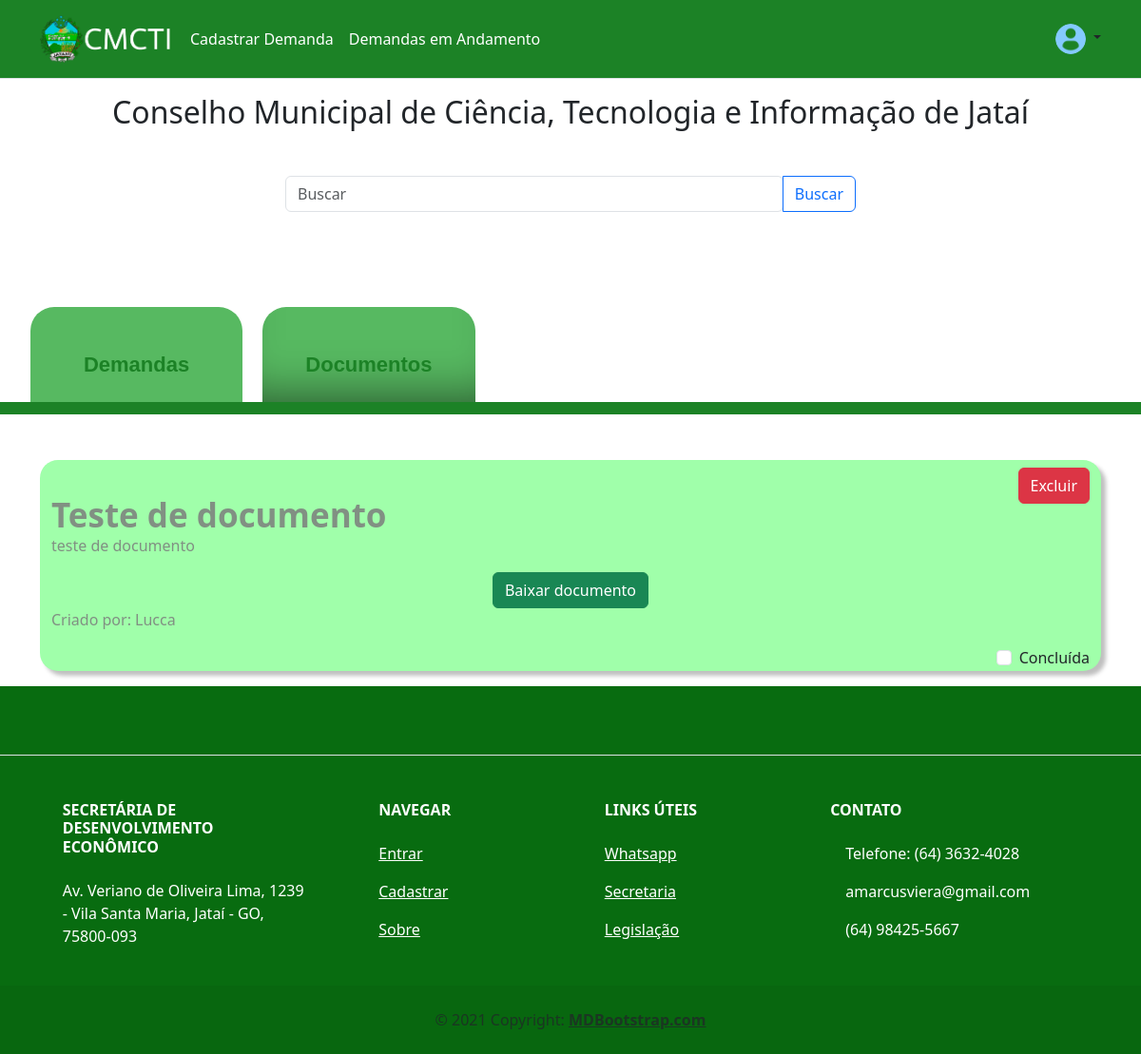
Page /documentos (signed in) on the committed database.
### register/models.py (models this page shows, shortened)
class CustomUser(AbstractUser):
    email = models.EmailField(unique=True)

class Profile(models.Model):
    user = models.OneToOneField(CustomUser, on_delete=models.CASCADE)
    profile_image = models.ImageField(default='profile.png', upload_to='users', null=True, blank=True)

### home/models.py (models this page shows, shortened)
class Demanda(models.Model):
    titulo = models.CharField(max_length=300, blank=False, null=False)
    tipo = models.CharField(choices=TIPOS, blank=False, null=False, max_length=50)
    descricao = models.TextField(blank=False, null=False)
    prazo = models.DateField(blank=True, null=True)
    documento = models.FileField(blank=True, upload_to='documentos/', null=True)
    criado_por = models.ManyToManyField(CustomUser)
    concluida = models.BooleanField(blank=True, null=True, default=False)

### home/views.py (the view)
# urls.py: path('documentos', views.documentosView, name="documentos"),
@login_required(login_url='/entrar')
def documentosView(request):
    demandas = Demanda.objects.all()
    return render(request, 'pages/verDocumentos.html', {'demandas':demandas})

### home/templates/pages/verDocumentos.html (shortened to what this page needs)
{% extends 'base.html' %}
{% block content %}
<form method="get">
    <div class="input-group mt-5" style="width: 50%;">
            <input type="text" name="search" class="form-control rounded" placeholder="Buscar" aria-label="Search" />
            <button type="submit" class="btn btn-outline-primary">Buscar</button>
    </div>
</form>
<div class="container infra">
    <div class="row">
        <div class="col opcoes">
            <div id="ddos2" class="ddos2" onclick="change(1)">
                <a style="text-decoration: none;" href="/demandas"><h1 class="text-center">Demandas</h1></a>
            </div>
            <div id="rede2" class="rede2" onclick="change(2)">
                <a style="text-decoration: none;" href="/documentos"><h1 class="text-center">Documentos</h1></a>
            </div>
        </div>
    </div>
</div>
<div id="line"></div>
<div class="container text-center">
    {% for demanda in demandas %}
        {% if demanda.tipo == 'Documento' %}
            <div class="container container-demandas mb-3 mt-5">
                {% if request.user.is_staff %}
                    <form style="display: flex;
                    justify-content: flex-end; padding-top: 0.5rem;" action="{{demanda.tipo}}/deletar/{{demanda.id}}" method="post">
                        <button class="btn btn-danger">Excluir</button>
                    </form>
                    {% endif %}
                <h3 class="">{{demanda.titulo}}</h3>
                <p>{{demanda.descricao}}</p>
                <a href="{{demanda.documento.url}}" download="{{demanda.documento.url}}">
                    <button class="btn btn-success">Baixar documento</button>
                </a>
                <p>Criado por: {% for criador in demanda.criado_por.all %} {{criador}} {% endfor %} </p>
                {% if request.user.is_staff %}
                    {% if demanda.concluida == True %}
                    <div class="form-check" style="display: flex;
                    justify-content: flex-end;">
                        <input class="form-check-input" type="checkbox" value="" id="concluida" name="concluida" checked disabled>
                        <label class="form-check-label" for="concluida">
                            Concluída
                        </label>
                    </div>
                    {% else %}
                        <form action="demanda/{{demanda.id}}" id="checkConcluida" method="post" style="display: flex;
                        justify-content: flex-end;">
                            <div class="form-check">
                                <input class="form-check-input" type="checkbox" value="" id="concluida" name="concluida" onclick="document.getElementById('checkConcluida').submit();">
                                <label class="form-check-label" for="concluida">
                                    Concluída
                                </label>
                            </div>
                        </form>
                    {% endif %}
            {% endif %}
        </div>
        {% endif %}
        {% empty %}
            <h1 class="text-center">Nenhuma demanda cadastrada ainda.</h1>
    {% endfor %}
</div>
{% endblock %}

### home/templates/base.html (shortened to what this page needs)
{% load static %}
<!DOCTYPE html>
<html lang="en">
<head>
    <link rel="stylesheet" href="{% static 'css/base.css' %}">
    <link rel="stylesheet" href="{% static 'css/home.css' %}">
    <link rel="stylesheet" href="{% static 'css/verDemandas.css' %}">
    <link rel="stylesheet" href="{% static 'css/verDocumentos.css' %}">
    <link rel="stylesheet" href="{% static 'css/perfil.css' %}">
    <link rel="stylesheet" href="{% static 'css/register.css' %}">
    <link rel="stylesheet" href="{% static 'css/usuarios.css' %}">
    <link href="https://cdn.jsdelivr.net/npm/bootstrap@5.3.0-alpha1/dist/css/bootstrap.min.css" rel="stylesheet">
</head>
<body>
    <header style="background-color: #1C8226;" class="p-3 mb-3 border-bottom">
        <div class="container">
            <div class="d-flex flex-wrap align-items-center justify-content-center justify-content-lg-start">
            <a href="/" class="d-flex align-items-center mb-2 mb-lg-0 text-dark text-decoration-none">
                <img width="150" height="50" src="{% static 'img/pref-CERTO.png' %}" alt=""><use xlink:href="#bootstrap"></use></svg>
            </a>
            <ul class="nav col-12 col-lg-auto me-lg-auto mb-2 justify-content-center mb-md-0">
                <li><a style="color: white;" href="/" class="nav-link px-2 ">Cadastrar Demanda</a></li>
                <li><a style="color: white;" href="/demandas" class="nav-link px-2 ">Demandas em Andamento</a></li>
            </ul>
            {% if request.user.is_authenticated %}
            <div class="dropdown text-end">
                <a href="#" class="d-block link-dark text-decoration-none dropdown-toggle" data-bs-toggle="dropdown" aria-expanded="false">
                <img src="{{request.user.profile.profile_image.url}}" alt="mdo" width="32" height="32" class="rounded-circle">
                </a>
            </div>
            {% else %}
            <a href="/entrar" style="color: white;" class="nav-link px-2 ">Entrar</a>
            <a href="/cadastrar" style="color: white;" class="nav-link px-2 ">Cadastrar</a>
            {% endif %}
            </div>
        </div>
        </header>
        <div class="container">
            <h2 class="text-center">Conselho Municipal de Ciência, Tecnologia e Informação de Jataí</h2>
        </div>
        {% block content %}
        {% endblock %}
    <footer style="background-color: #086c10;" class="text-center text-lg-start text-muted">
        <section class="d-flex justify-content-center justify-content-lg-between p-4 border-bottom">
        <div>
        </div>
        </section>
        <section class="">
        <div class="container text-center text-md-start mt-5">
            <div class="row mt-3">
            <div class="col-md-3 col-lg-4 col-xl-3 mx-auto mb-4">
                <h6 style="color: white;" class="text-uppercase fw-bold mb-4">
                Secretária de Desenvolvimento Econômico
                </h6>
                <p style="color: white;">
                    Av. Veriano de Oliveira Lima, 1239 - Vila Santa Maria, Jataí - GO, 75800-093
                </p>
            </div>
            <div class="col-md-2 col-lg-2 col-xl-2 mx-auto mb-4">
                <h6 style="color: white;" class="text-uppercase fw-bold mb-4">
                Navegar
                </h6>
                <p style="color: white;">
                <a href="/entrar" class="text-reset">Entrar</a>
                </p>
                <p style="color: white;">
                <a href="/cadastrar" class="text-reset">Cadastrar</a>
                </p>
                <p style="color: white;">
                <a href="/sobre" class="text-reset">Sobre</a>
                </p>
            </div>
            <div class="col-md-3 col-lg-2 col-xl-2 mx-auto mb-4">
                <h6 style="color: white;" class="text-uppercase fw-bold mb-4">
                Links Úteis
                </h6>
                <p style="color: white;">
                <a  href="#!" class="text-reset">Whatsapp</a>
                </p>
                <p style="color: white;">
                <a  href="https://www.jatai.go.gov.br/secretaria-de-desenvolvimento-economico/" class="text-reset">Secretaria</a>
                </p>
                <p style="color: white;">
                <a  href="https://www.jatai.go.leg.br/ta/8597/text?" class="text-reset">Legislação</a>
                </p>
            </div>
            <div class="col-md-4 col-lg-3 col-xl-3 mx-auto mb-md-0 mb-4">
                <h6 style="color: white;" class="text-uppercase fw-bold mb-4">Contato</h6>
                <p style="color: white;"> Telefone: (64) 3632-4028</p>
                <p style="color: white;">
                amarcusviera@gmail.com
                </p>
                <p style="color: white;">(64) 98425-5667</p>
            </div>
            </div>
        </div>
        </section>
        <div class="text-center p-4" style="background-color: rgba(0, 0, 0, 0.05);">
        © 2021 Copyright:
        <a class="text-reset fw-bold" href="https://mdbootstrap.com/">MDBootstrap.com</a>
        </div>
    </footer>
</body>
</html>

### home/static/css/home.css (style rules this page uses)
.input-group { position: relative !important; display: flex !important; flex-wrap: nowrap !important; align-items: stretch !important; align-content: center !important; justify-content: center !important; margin-right: auto !important; margin-left: auto !important; }

### home/static/css/verDemandas.css (style rules this page uses)
.container-demandas { background: #A0FFAA; box-shadow: 5px 5px 4px rgba(0, 0, 0, 0.25); border-radius: 19px; }
.container-demandas h3 { font-style: normal; font-weight: 700; font-size: 35px; line-height: 24px; text-align: left; color: #819083; }
.container-demandas p { text-align: left; color: #819083; }
.opcoes { height: 200px; display: flex; align-content: flex-end; flex-wrap: wrap; }
#line { width: 100%; height: 0.8rem; background-color: #1C8226; }

### home/static/css/verDocumentos.css (style rules this page uses)
.container-demandas { background: #A0FFAA; box-shadow: 5px 5px 4px rgba(0, 0, 0, 0.25); border-radius: 19px; }
.container-demandas h3 { font-style: normal; font-weight: 700; font-size: 35px; line-height: 24px; text-align: left; color: #819083; }
.container-demandas p { text-align: left; color: #819083; }
.opcoes { height: 200px; display: flex; align-content: flex-end; flex-wrap: wrap; }
.ddos2 { background-color: #57b961; height: 50%; width: 20%; margin-right: 1% !important; position: relative; left: -0.9%; box-shadow: none; border-radius: 25px 25px 0px 0px; }
.ddos2 h1 { font-family: sans-serif; color: #1C8226; font-size: 22px; padding-top: 3rem !important; font-weight: bold; }
.rede2 { background-color: #57b961; height: 50%; width: 20%; border-radius: 25px 25px 0px 0px; box-shadow: inset 0px -40px 49px -34px rgba(0,0,0,0.52); }
.rede2 h1 { font-family: sans-serif; font-size: 22px; color: #1C8226; padding-top: 3rem !important; font-weight: bold; }
#line { width: 100%; height: 0.8rem; background-color: #1C8226; }

### rows in the picture
CustomUser: user.profile.profile_image (placeholder picture), username "Lucca"
Demanda: titulo "Teste de documento", descricao "teste de documento"
